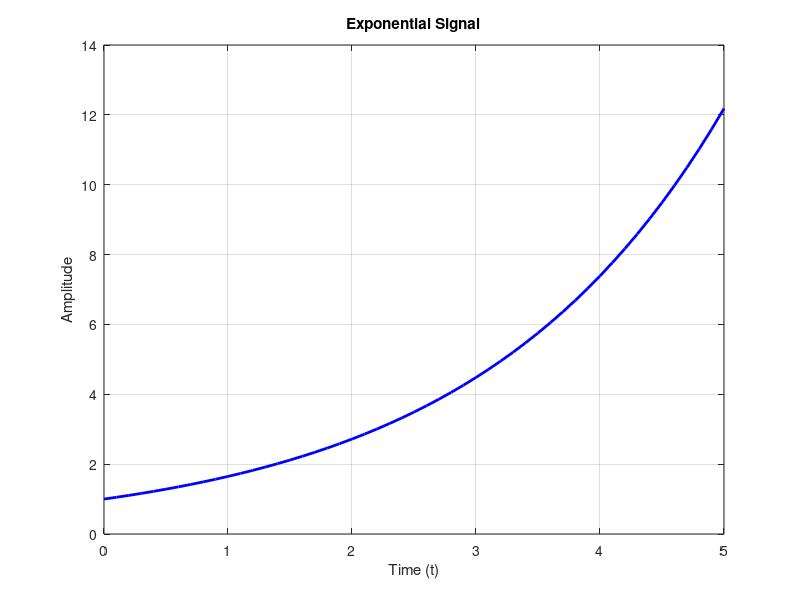

MATLAB code to generate this figure:
% Exponential Signal Generation

% Clear the workspace and close all figures
clear;
close all;

% Define the parameters of the exponential signal
A = 1;          % Amplitude
a = 0.5;       % Exponential coefficient (a < 0 for decay, a > 0 for growth)
t = 0:0.1:5;   % Time vector from 0 to 5 with a step of 0.01

% Generate the exponential signal
x = A * exp(a * t);

% Plot the exponential signal
plot(t, x, 'b', 'LineWidth', 2);
xlabel('Time (t)');
ylabel('Amplitude');
title('Exponential Signal');
grid on;
